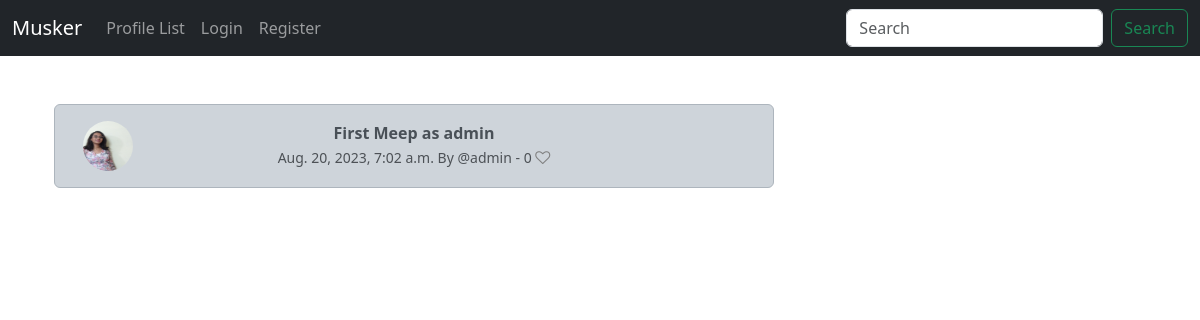
The page /meep_share/1 on the database its author committed.
### musker/models.py (models this page shows, shortened)
class Meep(models.Model):
    user = models.ForeignKey(
        User, related_name="meeps", on_delete=models.DO_NOTHING
    )
    body = models.CharField(max_length=250)
    created_at = models.DateTimeField(auto_now_add=True)
    likes = models.ManyToManyField(User, related_name="meep_like", blank=True)
    def number_of_likes(self):
        return self.likes.count()

class Profile(models.Model):
    user = models.OneToOneField(User, on_delete=models.CASCADE)
    follows = models.ManyToManyField("self",
                                     related_name="followed_by",
                                     symmetrical=False, #I can follow you, you dont have to follow me, vise versa
                                     blank=True)
    date_modified = models.DateTimeField(User, auto_now=True)
    profile_image = models.ImageField(null=True, blank=True, upload_to="images/")

### musker/views.py (the view)
# urls.py: path('meep_share/<int:pk>', views.meep_share, name= 'meep_share'),
def meep_share(request, pk):
    meep = get_object_or_404(Meep, id=pk)
    if meep:
        return render(request, "share_meep.html", {'meep':meep})
    else:
        messages.success(request, ("That Meep doesn't exist"))
        return redirect('home')

### musker/templates/share_meep.html
{% extends 'base.html' %}
{% load static %}
{% block content %}
<div class="container text-center">
    <div class="row">
        <div class="col-8">
            <br>
                <div class="alert alert-dark" role="alert">
                    <div class="container">
                        <div class="row">
                            <div class="col-1">
                                {% if meep.user.profile.profile_image %} {% comment %} meep model has a user field which is a foreign key to profile model {% endcomment %}
                                    <img src="{{ meep.user.profile.profile_image.url }}" width=50 height=50 class="rounded-circle" alt="{{ profile.user.username }}">
                                    {% else %}
                                        <img src="{% static 'images/profile_icon.jpg' %}" width=50 height=50 class="rounded-circle" alt="{{ profile.user.username }}">
                                {% endif %}
                            </div>
                            <div class="col-10">
                                <b>{{ meep.body }}</b><br>
                                <small class="text-muted">
                                    {{ meep.created_at }} By
                                    @{{ meep.user.username }}
                                    - {{meep.number_of_likes}}
                                    {% if user in meep.likes.all %}
                                        <a href="{% url 'meep_like' meep.id %}"> <i class="fa fa-heart" style="font-size:15px; color:red"></i> </a>
                                    {% else %}
                                        <a href="{% url 'meep_like' meep.id %}"> <i class="fa fa-heart-o" style="font-size:15px; color:gray"></i> </a>
                                    {% endif %}
                                </small>
                            </div>    <br><br>
                        </div>
                    </div>
                </div><br>
        </div>
        <div class="col-4">
            <br><br><br>
        </div>
    </div>
</div>
{% endblock content %}

### rows shown on the page
Meep: user.profile.profile_image (picture), body "First Meep as admin", created_at "Aug. 20, 2023, 7:02 a.m.", user.username "admin", number_of_likes "0"
